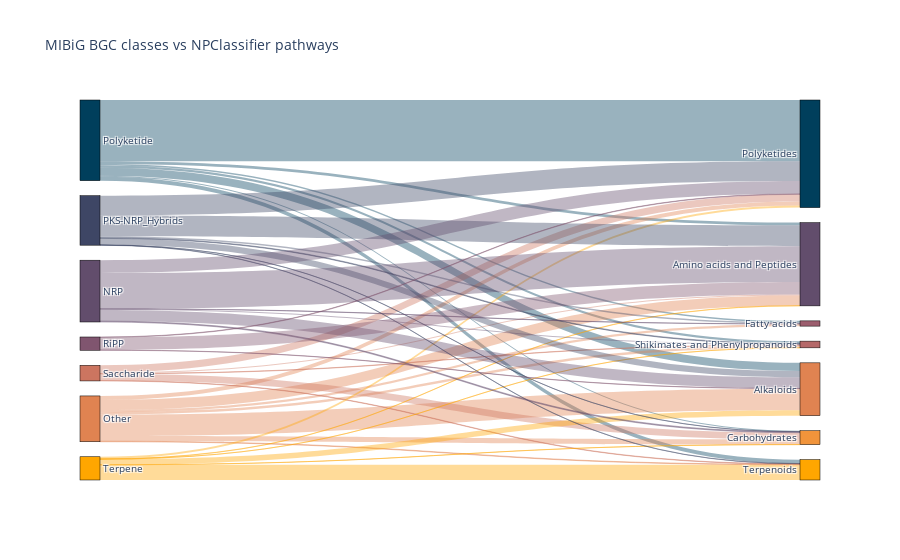

Notebook cell for this chart:
### Code cell
import plotly.graph_objects as go

fig = go.Figure(data=[go.Sankey(
    node = dict(
      pad = 15,
      thickness = 20,
      line = dict(color = "black", width = 0.5),
      label = label_vals,
      color = [colour_dict[lab] for lab in label_vals]
    ),
    link = dict(
      source = source_vals, # indices correspond to labels, eg A1, A2, A1, B1, ...
      target = target_vals,
      value = value_vals,
      color = colour_vals,
  ))])

fig_title = "MIBiG BGC classes vs NPClassifier pathways"
fig.update_layout(title_text=fig_title, font_size=10)
fig.show()
fig.write_html(os.path.join(out_base, '_'.join(fig_title.split(' '))) + ".html")

### Figure 1 — Plotly figure (JSON) as saved in the notebook; plotly's stock layout.template omitted (floating-point values rounded to 4 significant figures)
{"data": [{"link": {"color": ["rgba(0,63,92,0.4)", "rgba(0,63,92,0.4)", "rgba(0,63,92,0.4)", "rgba(0,63,92,0.4)", "rgba(0,63,92,0.4)", "rgba(0,63,92,0.4)", "rgba(0,63,92,0.4)", "rgba(224,131,81,0.4)", "rgba(224,131,81,0.4)", "rgba(224,131,81,0.4)", "rgba(224,131,81,0.4)", "rgba(224,131,81,0.4)", "rgba(224,131,81,0.4)", "rgba(224,131,81,0.4)", "rgba(204,117,96,0.4)", "rgba(204,117,96,0.4)", "rgba(204,117,96,0.4)", "rgba(204,117,96,0.4)", "rgba(204,117,96,0.4)", "rgba(255,166,0,0.4)", "rgba(255,166,0,0.4)", "rgba(255,166,0,0.4)", "rgba(255,166,0,0.4)", "rgba(255,166,0,0.4)", "rgba(255,166,0,0.4)", "rgba(62,70,101,0.4)", "rgba(62,70,101,0.4)", "rgba(62,70,101,0.4)", "rgba(62,70,101,0.4)", "rgba(62,70,101,0.4)", "rgba(62,70,101,0.4)", "rgba(62,70,101,0.4)", "rgba(98,77,108,0.4)", "rgba(98,77,108,0.4)", "rgba(98,77,108,0.4)", "rgba(98,77,108,0.4)", "rgba(98,77,108,0.4)", "rgba(98,77,108,0.4)", "rgba(128,85,111,0.4)", "rgba(128,85,111,0.4)", "rgba(128,85,111,0.4)"], "source": [0, 0, 0, 0, 0, 0, 0, 1, 1, 1, 1, 1, 1, 1, 2, 2, 2, 2, 2, 3, 3, 3, 3, 3, 3, 4, 4, 4, 4, 4, 4, 4, 5, 5, 5, 5, 5, 5, 6, 6, 6], "target": [7, 8, 9, 10, 11, 12, 13, 7, 9, 13, 10, 8, 12, 11, 13, 7, 10, 11, 8, 7, 11, 13, 10, 9, 8, 7, 9, 10, 8, 12, 11, 13, 10, 13, 9, 7, 8, 12, 10, 7, 9], "value": [548, 20, 72, 24, 35, 14, 9, 36, 193, 46, 90, 21, 19, 5, 60, 64, 9, 4, 3, 19, 136, 1, 2, 49, 1, 177, 58, 187, 6, 12, 2, 1, 320, 8, 99, 115, 9, 2, 113, 4, 2]}, "node": {"color": ["rgba(0,63,92,1)", "rgba(224,131,81,1)", "rgba(204,117,96,1)", "rgba(255,166,0,1)", "rgba(62,70,101,1)", "rgba(98,77,108,1)", "rgba(128,85,111,1)", "rgba(0,63,92,1)", "rgba(181,104,105,1)", "rgba(224,131,81,1)", "rgba(98,77,108,1)", "rgba(255,166,0,1)", "rgba(156,94,110,1)", "rgba(241,148,59,1)"], "label": ["Polyketide", "Other", "Saccharide", "Terpene", "PKS-NRP_Hybrids", "NRP", "RiPP", "Polyketides", "Shikimates and Phenylpropanoids", "Alkaloids", "Amino acids and Peptides", "Terpenoids", "Fatty acids", "Carbohydrates"], "line": {"color": "black", "width": 0.5}, "pad": 15, "thickness": 20}, "type": "sankey"}], "layout": {"font": {"size": 10}, "title": {"text": "MIBiG BGC classes vs NPClassifier pathways"}}}
